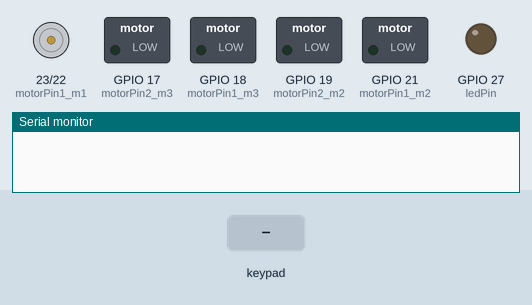
Recording of a sketch running on a simulated ESP32. Shown: motor-driver pin pairs drawn as motors (green arrow = first pin HIGH = forward, orange = second pin HIGH = backward, longer = more drive), switched loads named in the sketch (green lamp = pin HIGH), output pins drawn as LEDs (lit = HIGH), the last lines printed to the serial monitor. The test bench sets the inputs (shaded band). Nothing arrives over Bluetooth unless stated.

Above: at 1.2 s.
1.3 s: key 'O' pressed
At 1.6 s:
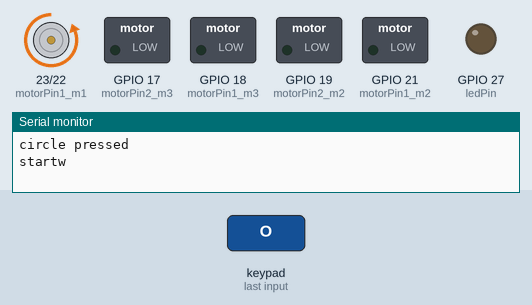
2.8 s: key 'S' pressed
At 4.0 s:
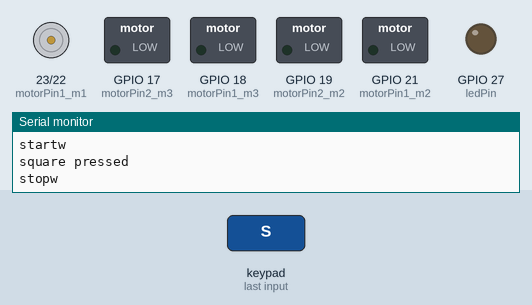
Timing chart, 0 to 5.8 s (numbered marks = the images above; inputs shaded):
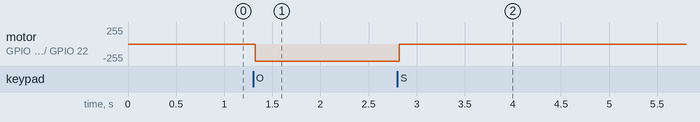

Measured:
- after the input at 1.3 s, motor on GPIO 23 (motorPin1_m1) / GPIO 22 (motorPin2_m1): stopped → backward 255/255 at once
- after the input at 2.8 s, motor on GPIO 23 (motorPin1_m1) / GPIO 22 (motorPin2_m1): backward 255/255 → stopped at once

The sketch:

DigitalBattleBotWorks.ino
```cpp
/*
  ESP32 PS3 Controller - LED Control Test
  esp32-ps3-led.ino
  Control three LEDs with PS3 Controller
  LED Hookup - LED1=4  LED2=16  LED3=15
  Requires ESP32-PS3 Library - https://github.com/jvpernis/esp32-ps3

  DroneBot Workshop 2023
  https://dronebotworkshop.com
*/

// Include PS3 Controller library
#include <Ps3Controller.h>
#include "driver/ledc.h"
//#include <ESP32Servo.h>
//#include <Servo.h>

int leftX;
int leftY;
int rightx;


// Pin definitions
const int buzzerPin = 26; // Pin where the buzzer is connected
const int ledPin = 27;   // Pin where the LED is connected

const int motorPin1_m1 = 23; // weapin
const int motorPin2_m1 = 22; //weapon

const int motorPin1_m2 = 21;
const int motorPin2_m2 = 19;

const int motorPin1_m3 = 18;
const int motorPin2_m3 = 17;
// voltage divider
float voltage;
float R1 = 21000;
float R2 = 15000;
float tune_A = 1.0309; // tuning parameter
const int vpPin = 36;  // Change this to your ADC pin


// Callback Function
void notify() {
   // Get Joystick value
 // leftX = (Ps3.data.analog.stick.lx);
  leftY = (Ps3.data.analog.stick.ly);
  rightx = (Ps3.data.analog.stick.rx);

// Map the values from -128 to 128 into the range of 0 to 255
  //int mappedLeftX = map(leftX, -128, 128, 253, -253);
  int mappedLeftY = map(leftY, -128, 128, 256, -258);
  int mappedRightx = map(rightx, -128, 128, 256, -258);
  mappedLeftY = constrain(mappedLeftY, -255, 255);
  mappedRightx = constrain(mappedRightx, -255, 255);

  //Serial.print("X value = ");
  //Serial.println(mappedLeftX);
  /*
  Serial.print(" - leftY = ");
  Serial.println(mappedLeftY);
  Serial.print(" - right = ");
  Serial.println(mappedRightx);
*/
if (mappedLeftY > 80) {
  digitalWrite(motorPin2_m2, LOW);
  digitalWrite(motorPin1_m2, HIGH);

  digitalWrite(motorPin1_m3, LOW);
  digitalWrite(motorPin2_m3, HIGH);

} else if (mappedLeftY < -80) {
  digitalWrite(motorPin1_m2, LOW);
  digitalWrite(motorPin2_m2, HIGH);

  digitalWrite(motorPin2_m3, LOW);
  digitalWrite(motorPin1_m3, HIGH);
}

if (mappedRightx > 80) {
  digitalWrite(motorPin2_m2, LOW);
  digitalWrite(motorPin1_m2, HIGH);

  digitalWrite(motorPin2_m3, LOW);
  digitalWrite(motorPin1_m3, HIGH);

} else if (mappedRightx < -80) {
  digitalWrite(motorPin1_m2, LOW);
  digitalWrite(motorPin2_m2, HIGH);

  digitalWrite(motorPin1_m3, LOW);
  digitalWrite(motorPin2_m3, HIGH);
}

// Add this block to stop all motors if both joystick values are within the neutral range
if (mappedLeftY >= -80 && mappedLeftY <= 80 && mappedRightx >= -80 && mappedRightx <= 80) {
  // Stop motor m2
  digitalWrite(motorPin1_m2, LOW);
  digitalWrite(motorPin2_m2, LOW);

  // Stop motor m3
  digitalWrite(motorPin1_m3, LOW);
  digitalWrite(motorPin2_m3, LOW);
}


  // Map the readings between 0 and 180 and write them. With a deadband: check in monitor
//////////////////
    // Check if joystick was moved upward, indicating return to home (90 degrees)
//  if (leftY < -100) {

    // See if joystick was moved left or right, and in what direction. If moved, move servo in that direction
    /*if (leftX < -10 && servoPos < 180) {
      servoPos++;
      srvmtr.write(servoPos);
      delay(10);
    }
    if (leftX > 10 && servoPos > 0) {
      servoPos--;
      srvmtr.write(servoPos);
      delay(10);
    }
  }*/
/////////////////////////////
   // Print to Serial Monitor


  // Cross button - LED1 momentary control
  /*if (Ps3.event.button_down.cross) {
    Serial.println("Cross pressed");
    led1State = true;
    digitalWrite(LED1_PIN, led1State);
  }
  if (Ps3.event.button_up.cross) {
    Serial.println("Cross released");
    led1State = false;
    digitalWrite(LED1_PIN, led1State);
  }*/

  // Triangle Button - LED2 toggle control
 /* if (Ps3.event.button_down.square) {
    //Serial.println("square presssed");
    led3State = !led3State;
    digitalWrite(LED3_PIN, led3State);
  }*/
  if (Ps3.event.button_down.circle) {
    Serial.println("circle pressed");
    digitalWrite(motorPin1_m1, LOW);  // Set direction
    digitalWrite(motorPin2_m1, HIGH); // Motor on
    Serial.println("startw");
  }

  // Stop motor on 'square' button press
  if (Ps3.event.button_down.square) {
    Serial.println("square pressed");
    digitalWrite(motorPin1_m1, LOW);  // Stop motor by setting both pins to LOW
    digitalWrite(motorPin2_m1, LOW);
    Serial.println("stopw");
  }


  // Square Button - LED3 on
  /*if (Ps3.event.button_down.square) {
    Serial.println("Square pressed");
    led3State = true;
    digitalWrite(LED3_PIN, led3State);
  }

  // Circle Button - LED3 off
  if (Ps3.event.button_down.circle) {
    Serial.println("Circle pressed");
    led3State = false;
    digitalWrite(LED3_PIN, led3State);
  }*/
// Analog sticks
 /* if( abs(Ps3.event.analog_changed.stick.lx) + abs(Ps3.event.analog_changed.stick.ly) > 2 ){
       Serial.print("Moved the left stick:");
       Serial.print(" x="); Serial.print(Ps3.data.analog.stick.lx, DEC);
       Serial.print(" y="); Serial.print(Ps3.data.analog.stick.ly, DEC);
       Serial.println();
       //myservo.write(Ps3.data.analog.stick.lx);
  }

  if( abs(Ps3.event.analog_changed.stick.rx) + abs(Ps3.event.analog_changed.stick.ry) > 2 ){
       Serial.print("Moved the right stick:");
       Serial.print(" x="); Serial.print(Ps3.data.analog.stick.rx, DEC);
       Serial.print(" y="); Serial.print(Ps3.data.analog.stick.ry, DEC);
       Serial.println();
      //myservo.write(Ps3.data.analog.stick.ry);
  }*/


}


// On Connection function
void onConnect() {
  // Print to Serial Monitor
  //Serial.println("Connected.");
}

void setup() {

  // Setup Serial Monitor for testing
  Serial.begin(115200);
  //srvmtr.attach(SERVO_PIN);
  // Define Callback Function
  Ps3.attach(notify);
  // Define On Connection Function
  Ps3.attachOnConnect(onConnect);
  // Emulate console as specific MAC address (change as required)
  Ps3.begin("00:00:00:00:00:00");//11:22:33:44:55:6600:00:00:00:00:00
/////////////////////


  // Initialize the pins
  //pinMode(buzzerPin, OUTPUT); // uncomment!
  pinMode(ledPin, OUTPUT);
  pinMode(motorPin1_m1, OUTPUT);
  pinMode(motorPin2_m1, OUTPUT);
  pinMode(motorPin1_m2, OUTPUT);
  pinMode(motorPin2_m2, OUTPUT);
  pinMode(motorPin1_m3, OUTPUT);
  pinMode(motorPin2_m3, OUTPUT);
 // pinMode(vpPin, INPUT);     // Set the VP pin as an input // uncomment!
  digitalWrite(motorPin1_m1, LOW);  // Stop motor by setting both pins to LOW
  digitalWrite(motorPin2_m1, LOW);

}

void loop() {
  if (!Ps3.isConnected())
    return;
  delay(2000);
///////////////////////////////////

  //voltage = analogRead(vpPin) * tune_A * (4.85/4095.0) *((R1+R2)/R2);
  //Serial.println(voltage); // uncomment!

}
```
